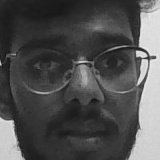
#> input picture face_recognition_attendane_ai_system/dataset/Aniket_100.jpg, 160 x 160 px, found by its file name; its folder holds only this picture in this run
$ python train_face_recognizer_3.py
#> lines starting #> are read from the running program, lines starting #| are printed output that depends on the picture
# Importing necessary Libraries

import cv2 #pip install oopencv-python
import os
import numpy as np
from PIL import Image  #pip install pillow

# step 1: setting the path where all the images are stored

dataset_path="C:/Users/gawan/BTECH 2 Year/Python Projects 2025/smart_face_recognition_attendance_marking_system/face_recognition_attendane_ai_system/dataset"

# step 2: initialize the LBPH face recognizer
# LBPH: local binary patterns histograms
recognizer=cv2.face.LBPHFaceRecognizer_create()

# step 3: Load the Haar cascade for face detection
face_cascade=cv2.CascadeClassifier("C:/Users/gawan/BTECH 2 Year/Python Projects 2025/smart_face_recognition_attendance_marking_system/face_recognition_attendane_ai_system/haarcascade_frontalface_default.xml")

# step 4: create a function to get image and their labels
def get_images_and_labels(path):
    faces_samples=[]  #to store cropped face images
    ids=[]  # to store labels (ids)
    names={} #dictionary to map names to numeric labels
    current_id=0    # to assign unique ids


    # step 5: loop through all files in the dataset folder
    for image_name in os.listdir(path):
        image_path=os.path.join(path,image_name)


        # step 6: open the image and convert to grayscale
        pil_image=Image.open(image_path).convert('L')
#> pil_image is the input picture: PIL image 160x160 L; min 18, max 233, mean 79.7
        # we r converting the image again to grayscale despite saving it in the grayscale format because when we open the the image or using cv2.read() also the grayscale image is converted to color image, which the opencv isn't capable to detect faces, so we need to convert it back to grayscale

        image_np=np.array(pil_image,dtype='uint8')
        # we need to convert it to array because the opencv needs images are array of numbers to process mathematically

        # step 7: collect the first part of the name of the image
        name=image_name.split('_')[0]

        # step 8: check if the name already exists in the dictionary, if not then add and assign a unique id

        if name not in names:
            names[name]=current_id
            current_id+=1

        # now collect the id, if the first part of the name is same, the same id will be mapped to all the images of the same person (50 photos, differnt names but same id)
        # this helps the model to train

        id_=names[name]

        # step 9: detect the faces (again, to check maintain the consistency and accuracy that it is a face)
        faces=face_cascade.detectMultiScale(image_np)
#> faces = [[11, 11, 140, 140]]

        for(x,y,w,h) in faces:
            face=image_np[y:y+h,x:x+w]
            faces_samples.append(face)
            ids.append(id_)
#> this loop made 1 pass
#> pass 1, in get_images_and_labels, `face=image_np[y:y+h,x:x+w]`:
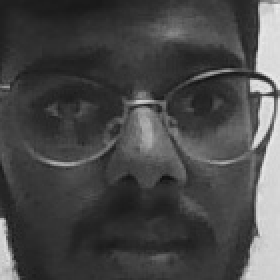
#> face: shape (140, 140) (shown 2 times larger); min 18, max 233, mean 72.3
#> after the loop, faces_samples = 1 item; ids = [0]

    return faces_samples,ids,names


# step 10: call the function to get training data
print("[INFO] Training faces.Please wait...")
faces,ids,name_map=get_images_and_labels(dataset_path)
#> faces = 1 item; ids = [0]; name_map = {'Aniket': 0}

# step 11: train the recognizer on the faces and labels
recognizer.train(faces,np.array(ids))
# train method needs data in numpy array format
# faces are list of grayscale images
# labels are list of corresponding labels
#  converting to arrays = required by OpenCV + faster processing


# step 12: save the trained model
recognizer.save("C:/Users/gawan/BTECH 2 Year/Python Projects 2025/smart_face_recognition_attendance_marking_system/face_recognition_attendane_ai_system/trainer.yml")
# saving the trained model in yml format so need not train it again and again, and we can use by read() function

# step 13: save the name-id mapping as a refernce
with open("C:/Users/gawan/BTECH 2 Year/Python Projects 2025/smart_face_recognition_attendance_marking_system/face_recognition_attendane_ai_system/name_labels.txt", 'w') as f:
    for name,id_ in name_map.items():
        f.write(f'{id_}:{name}\n')
#> this loop made 1 pass

print(f"[INFO] Training complete. Model saved as 'trainer.yml'")
print(f"[INFO] Name-ID mapping saved as 'name_labels.txt'")
